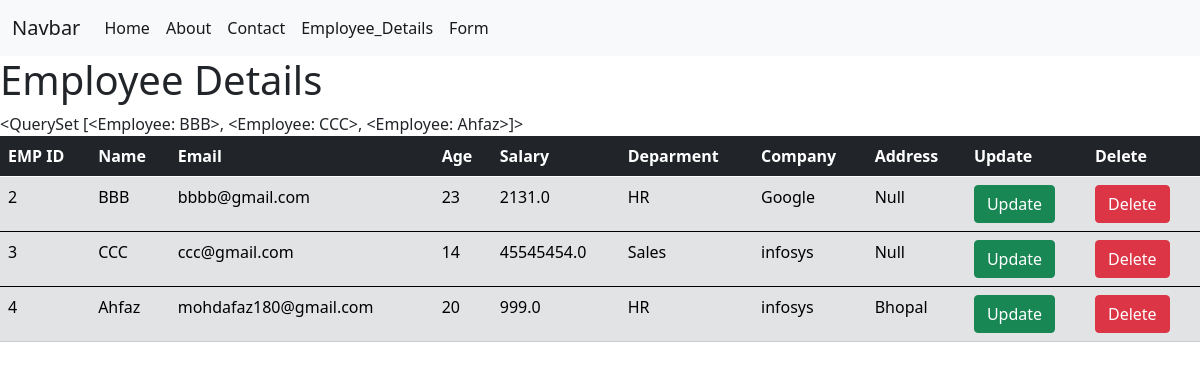
The app's page /empdata/ with its own data.
### App2/models.py (models this page shows)
class Employee(models.Model):
    name = models.CharField(max_length=50)
    email=  models.EmailField(unique=True)
    age =models.IntegerField()
    salary=models.FloatField()
    department=models.ForeignKey('Department',
                                 on_delete=models.CASCADE,related_name='employees',default='Null',null=True,blank=True)
    address=models.TextField(max_length=200,default='Null')
    company=models.ForeignKey('Company',
                              on_delete=models.CASCADE,related_name='employees',default=None,null=True,blank=True)
    def __str__(self):
        return self.name

class Department(models.Model):
    name=models.CharField(max_length=50)
    phone=models.CharField(max_length=15,unique=True)
    def __str__(self):
        return self.name

class Company(models.Model):
    name=models.CharField(max_length=50)
    email=models.EmailField(unique=True)
    branchNumber=models.CharField(max_length=10, unique=True)
    location=models.TextField(max_length=200,default='Null')
    def __str__(self):
        return self.name

### App2/views.py (the view)
# urls.py: path('empdata/',display,name='empdata'),
def display(request):
    data=Employee.objects.all()
    return render(request,"empdata.html",{'employeedata': data})

### templates/empdata.html
{%extends 'base.html'%}
{%block content%}
   <h1>Employee Details</h1>
    {{employeedata}}
   <table class="table table-dark">
  <thead>
    <tr>
      <th scope="col">EMP ID</th>
      <th scope="col">Name</th>
      <th scope="col">Email</th>
      <th scope="col">Age</th>
      <th scope="col">Salary</th>
      <th scope="col">Deparment</th>
      <th scope="col">Company</th>
      <th scope="col">Address</th>
    <th scope="col">Update</th>
      <th scope="col">Delete</th>
    </tr>
  </thead>
  {%for row in employeedata%}
  <tbody>
    <tr class="table-secondary">
      <td >{{row.id}}</td>
      <td>{{row.name}}</td>
      <td>{{row.email}}</td>
      <td>{{row.age}}</td>
      <td>{{row.salary}}</td>
      <td>{{row.department}}</td>
      <td>{{row.company}}</td>
      <td>{{row.address}}</td>
      <td><a href="{%url 'editdata' row.id %}" type="button" class="btn btn-success">Update</a></td>
      <td><a href="{%url 'deletedata' row.id %}" type="button" class="btn btn-danger">Delete</a></td>
    </tr>
  </tbody>
  {%endfor%}
</table>
{% endblock %}

### templates/base.html (shortened to what this page needs)
<!doctype html>
<html lang="en">
  <head>
    <link href="https://cdn.jsdelivr.net/npm/bootstrap@5.0.2/dist/css/bootstrap.min.css" rel="stylesheet">
  </head>
  <body>
      <nav class="navbar navbar-expand-lg navbar-light bg-light">
  <div class="container-fluid">
    <a class="navbar-brand" href="#">Navbar</a>
    <div class="collapse navbar-collapse" id="navbarSupportedContent">
      <ul class="navbar-nav me-auto mb-2 mb-lg-0">
        <li class="nav-item">
          <a class="nav-link active" aria-current="page" href="#">Home</a>
        </li>
        <li class="nav-item">
          <a class="nav-link active" aria-current="page" href="#">About</a>
        </li>
        <li class="nav-item">
          <a class="nav-link active" aria-current="page" href="#">Contact</a>
        </li>
        <li class="nav-item">
          <a class="nav-link active" aria-current="page" href="{%url 'empdata'%}">Employee_Details</a>
        </li>
        <li class="nav-item">
          <a class="nav-link active" aria-current="page" href="{%url 'form'%}">Form</a>
        </li>
      </ul>
    </div>
  </div>
</nav>
{%block content%}
{%endblock%}
  </body>
</html>

### records on screen
Employee: name.name "<QuerySet [<Employee: BBB>, <Employee: CCC>, <Employee: Ahfaz>]>", id "2", name "BBB", email "bbbb@gmail.com", age "23", salary "2131.0", department "HR", company "Google", address "Null"
Employee: id "3", name "CCC", email "ccc@gmail.com", age "14", salary "45545454.0", department "Sales", company "infosys", address "Null"
Employee: id "4", name "Ahfaz", email "mohdafaz180@gmail.com", age "20", salary "999.0", department "HR", company "infosys", address "Bhopal"
